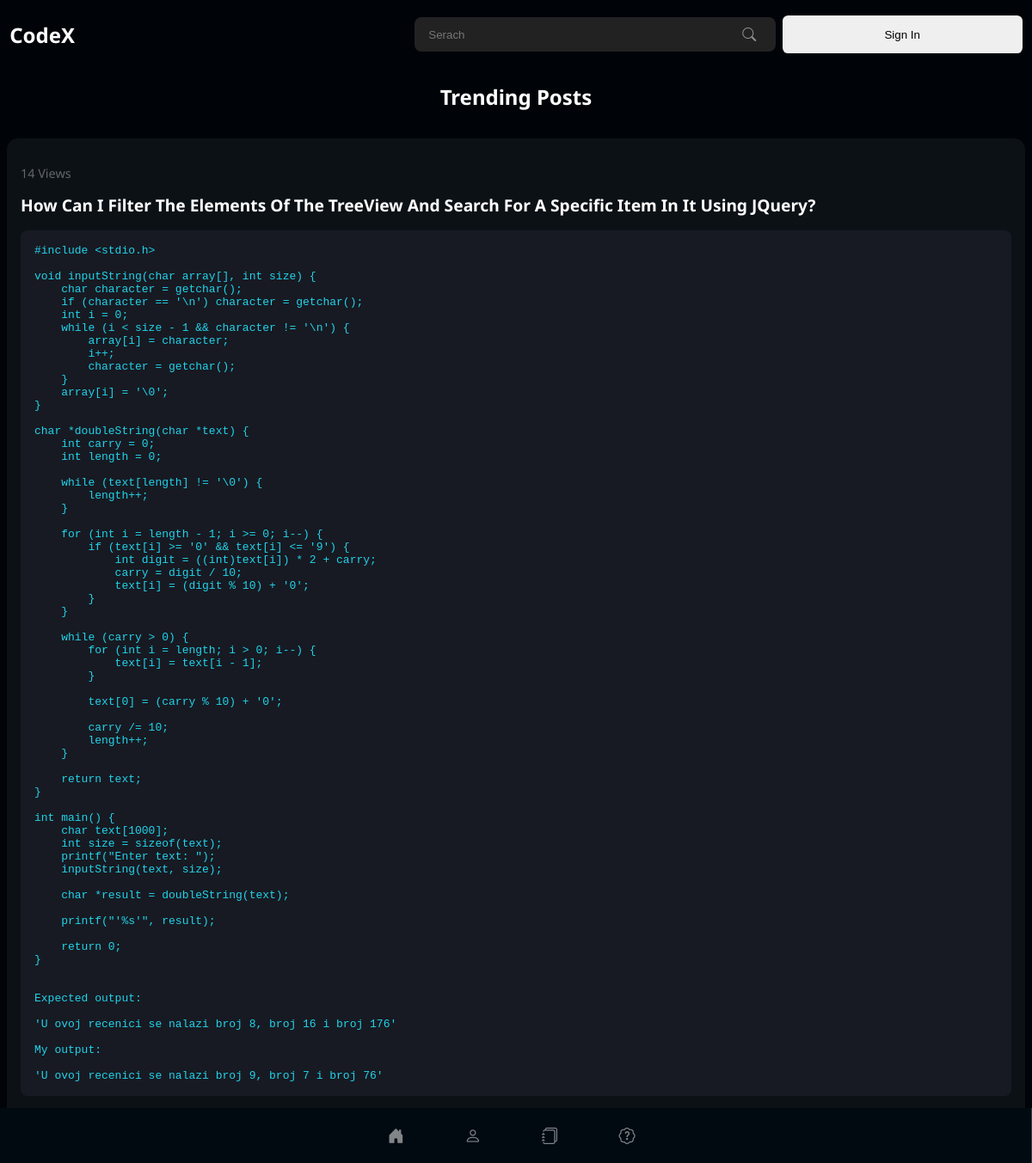
Page /articles on the earlier database version.
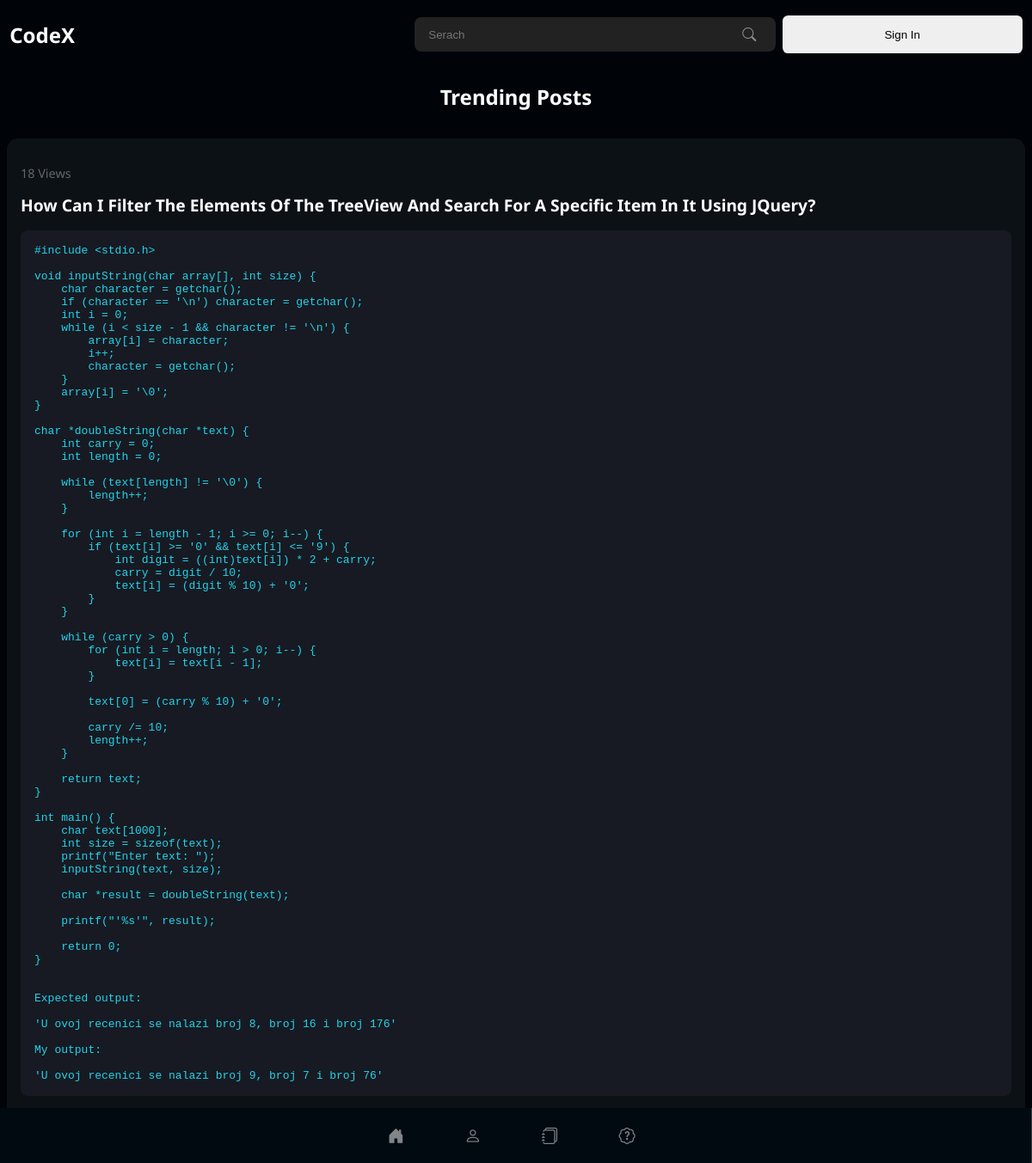
Same page on the later database version.
### app.py (models this page shows, shortened)
class Articles(db.Model):
    article_id = db.Column(db.Integer, primary_key=True)
    title = db.Column(db.String(200), nullable=False)
    description = db.Column(db.Text, nullable=False)
    code_snippet = db.Column(db.Text, nullable=True)
    post_by = db.Column(db.String(200), nullable=False)
    date_time = db.Column(db.DateTime, default=datetime.utcnow)
    likes = db.Column(db.Integer, default=0)
    genre = db.Column(db.String(200), nullable=True)
    tags = db.Column(db.String(200), nullable=True)
    views = db.Column(db.Integer, default=0)
    updated_at = db.Column(db.DateTime, onupdate=datetime.utcnow)
    status = db.Column(db.String(200), nullable=False, default='draft')

### app.py (the view)
@app.route("/articles", methods=['GET', 'POST'])
def articles():
    AllArticles = Articles.query.all()
    return render_template("articles.html", allArticles=AllArticles)

### templates/articles.html (shortened to what this page needs)
{% extends 'base.html' %}
{% block title %} Articles {% endblock title %} {% block bodyblock %}
<div class="wrapper">
    {% include 'sidebar.html' %}
<div class="articles-div-main">
    <h2 style="color: #fff; ">Trending Posts</h2>
    {% for article in allArticles %}
  <div class="article-card" style="width: 100%;">
    <a style="text-decoration: none;" href="/article/{{article.article_id}}">
      <div class="top-bar">
        <span class="views">{{ article.views }} Views</span>
        <div class="buttons">
        </div></div
    >
    <h2 class="title">{{ article.title }}</h2>
    <pre class="code-snippet">{{ article.code_snippet }}</pre>
    <p class="posted-by">
    </p>
    <p class="status"><strong>Status:</strong> {{ article.status }}</p>
  </div></a>
  {% endfor %}
</div></div>
{% endblock bodyblock %}

Differences in the rows shown:
changed Articles: views "14" → "18"
